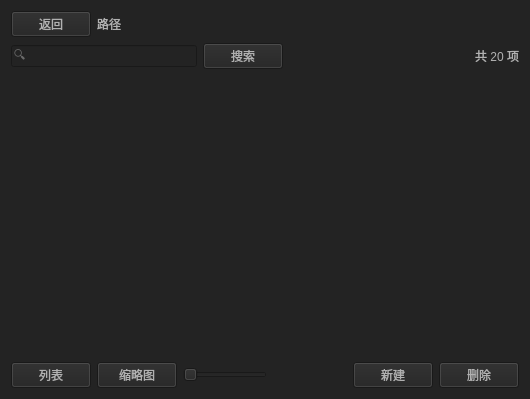
<?xml version="1.0" encoding="UTF-8"?>
<ui version="4.0">
 <class>ResourceWidget</class>
 <widget class="QWidget" name="ResourceWidget">
  <property name="geometry">
   <rect>
    <x>0</x>
    <y>0</y>
    <width>530</width>
    <height>399</height>
   </rect>
  </property>
  <property name="windowTitle">
   <string>ResourceWidget</string>
  </property>
  <property name="styleSheet">
   <string notr="true">background-color:rgb(35, 35, 35);
    color:rgb(177, 177, 177);</string>
  </property>
  <layout class="QVBoxLayout" name="verticalLayout">
   <item>
    <layout class="QHBoxLayout" name="horizontalLayout">
     <item>
      <widget class="QPushButton" name="pushButton">
       <property name="text">
        <string>返回</string>
       </property>
      </widget>
     </item>
     <item>
      <widget class="QLabel" name="label">
       <property name="text">
        <string>路径</string>
       </property>
      </widget>
     </item>
     <item>
      <spacer name="horizontalSpacer">
       <property name="orientation">
        <enum>Qt::Horizontal</enum>
       </property>
       <property name="sizeHint" stdset="0">
        <size>
         <width>178</width>
         <height>18</height>
        </size>
       </property>
      </spacer>
     </item>
    </layout>
   </item>
   <item>
    <layout class="QHBoxLayout" name="horizontalLayout_2">
     <item>
      <widget class="QLineEdit" name="lineEdit">
       <property name="placeholderText">
        <string>🔍</string>
       </property>
      </widget>
     </item>
     <item>
      <widget class="QPushButton" name="pushButton_2">
       <property name="text">
        <string>搜索</string>
       </property>
      </widget>
     </item>
     <item>
      <spacer name="horizontalSpacer_2">
       <property name="orientation">
        <enum>Qt::Horizontal</enum>
       </property>
       <property name="sizeHint" stdset="0">
        <size>
         <width>40</width>
         <height>20</height>
        </size>
       </property>
      </spacer>
     </item>
     <item>
      <widget class="QLabel" name="label_2">
       <property name="text">
        <string>共 20 项</string>
       </property>
      </widget>
     </item>
    </layout>
   </item>
   <item>
    <widget class="QStackedWidget" name="stackedWidget">
     <property name="currentIndex">
      <number>0</number>
     </property>
     <widget class="QWidget" name="page">
      <layout class="QGridLayout" name="gridLayout"/>
     </widget>
     <widget class="QWidget" name="page_2"/>
    </widget>
   </item>
   <item>
    <layout class="QHBoxLayout" name="horizontalLayout_3">
     <item>
      <widget class="QPushButton" name="pushButton_3">
       <property name="text">
        <string>列表</string>
       </property>
      </widget>
     </item>
     <item>
      <widget class="QPushButton" name="pushButton_4">
       <property name="text">
        <string>缩略图</string>
       </property>
      </widget>
     </item>
     <item>
      <widget class="QSlider" name="horizontalSlider">
       <property name="orientation">
        <enum>Qt::Horizontal</enum>
       </property>
      </widget>
     </item>
     <item>
      <spacer name="horizontalSpacer_3">
       <property name="orientation">
        <enum>Qt::Horizontal</enum>
       </property>
       <property name="sizeHint" stdset="0">
        <size>
         <width>40</width>
         <height>20</height>
        </size>
       </property>
      </spacer>
     </item>
     <item>
      <widget class="QPushButton" name="pushButton_5">
       <property name="text">
        <string>新建</string>
       </property>
      </widget>
     </item>
     <item>
      <widget class="QPushButton" name="pushButton_6">
       <property name="text">
        <string>删除</string>
       </property>
      </widget>
     </item>
    </layout>
   </item>
  </layout>
 </widget>
 <resources/>
 <connections/>
</ui>
